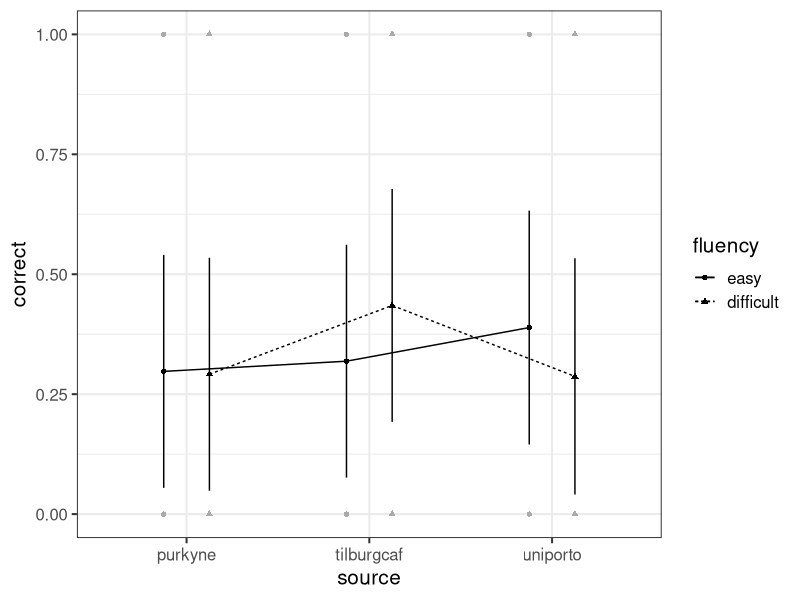
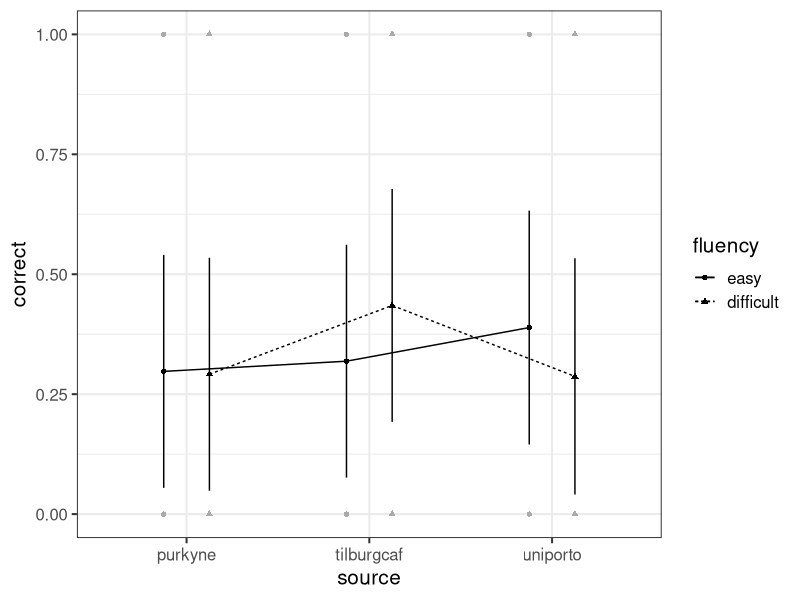
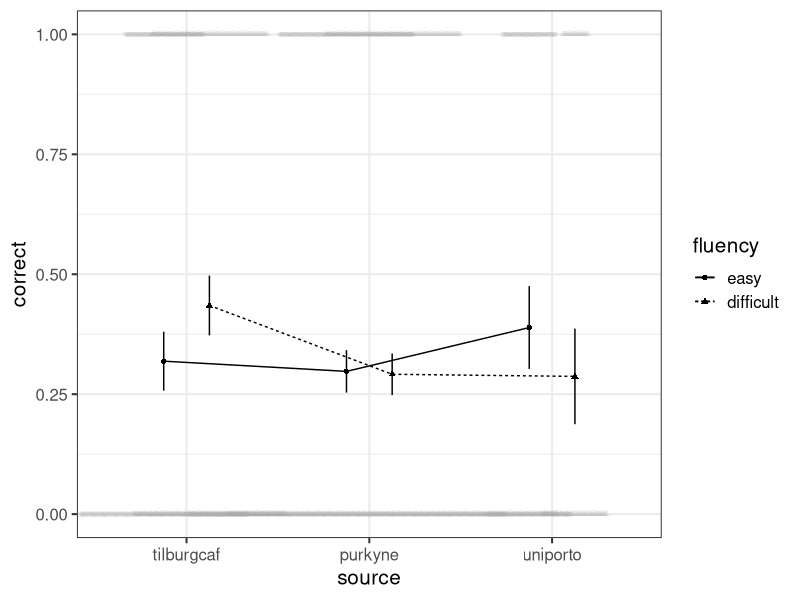
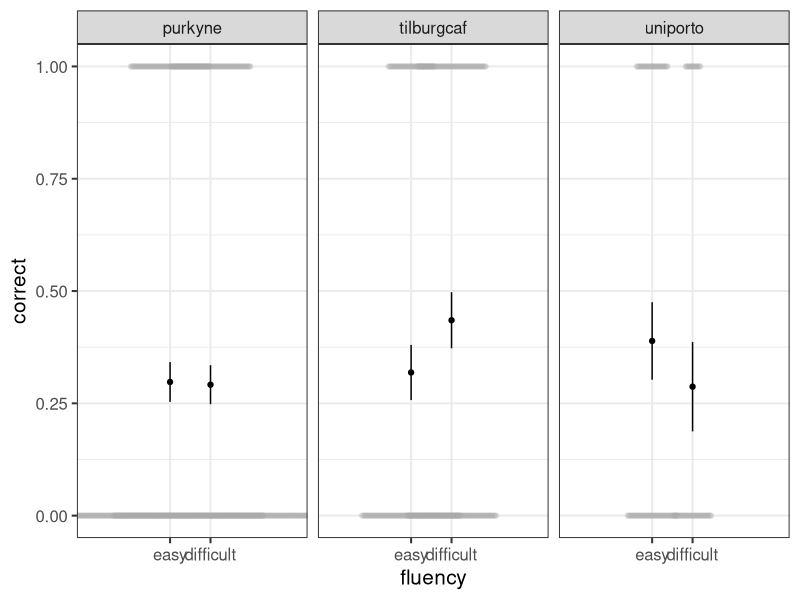
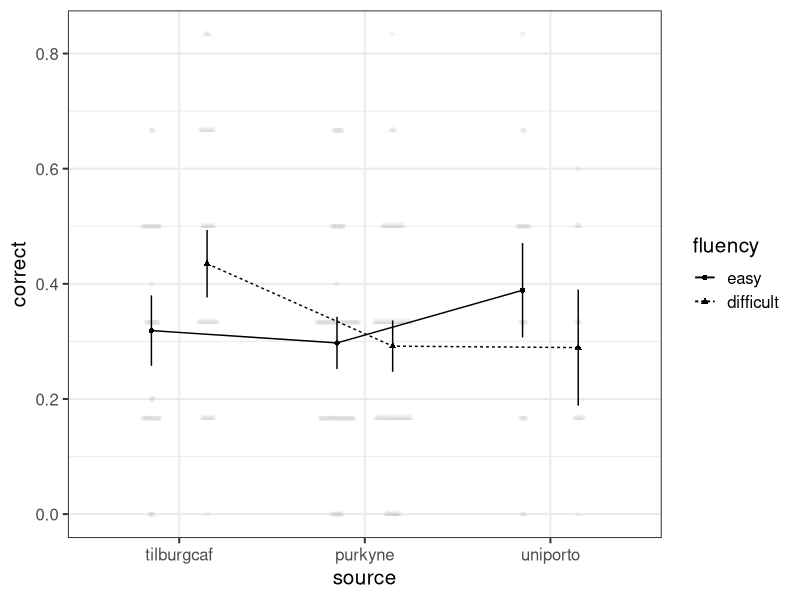

Here is the R script that generated these plots, in order:
## ---- chunk 1
knitr::opts_chunk$set(echo = TRUE, eval = TRUE)
## ---- chunk 2
## preparation and loading
library("tidyverse")
library("afex")
library("emmeans")
emm_options(lmer.df = "Satterthwaite")
theme_set(theme_bw(base_size = 15))
d <- read_csv("ml2_alter_selected.csv")
d <- d %>%
  mutate(
    source = factor(source),
    uID = factor(uID),
    syllogism = factor(syllogism),
    fluency = factor(fluency, levels = c("easy", "difficult"))
  )
str(d)
## ---- chunk 3
## 1. full model shows a singular fit:
m_max <-  mixed(correct ~ fluency*source + (1|uID) + (fluency*source|syllogism), d, 
                method = "S", progress = FALSE) ## suppress output
summary(m_max)$varcor
m_max
## ---- chunk 4
## r1. full model without correlations also shows singular fit
m_r1 <-  mixed(correct ~ fluency*source + (1|uID) + (fluency*source||syllogism), d, 
               method = "S", expand_re = TRUE, progress = FALSE)
summary(m_r1)$varcor

## r2. model without interaction still shows singular fit 
m_r2 <-  mixed(correct ~ fluency*source + (1|uID) + (fluency+source||syllogism), d, 
               method = "S", expand_re = TRUE, progress = FALSE)
summary(m_r2)$varcor

## r3. model with random slopes only for source still shows singular fit 
m_r3 <-  mixed(correct ~ fluency*source + (1|uID) + (source||syllogism), d, 
               method = "S", expand_re = TRUE, progress = FALSE)
summary(m_r3)$varcor

## r4. model with random slopes only for fluency still shows singular fit 
m_r4 <-  mixed(correct ~ fluency*source + (1|uID) + (fluency||syllogism), d, 
               method = "S", expand_re = TRUE, progress = FALSE)
summary(m_r4)$varcor

## r5. random intercept onloy model does not show singular fit
m_r5 <-  mixed(correct ~ fluency*source + (1|uID) + (1|syllogism), d, 
               method = "S", progress = FALSE)
summary(m_r5)$varcor
## ---- chunk 5
## full model shows significant interaction
m_max

# minimal model shows significant interaction
m_r5

# models in between also shows significant interaction
m_r4
## ---- chunk 6
emmeans(m_r5, "fluency", by = "source")

emmeans(m_r5, "fluency", by = "source") %>% 
  pairs()

## note, previous solution does not adequately control for multiple testing:
emmeans(m_r5, "fluency", by = "source") %>% 
  pairs() %>% 
  update(by = NULL) %>% 
  summary(adjust = "holm", infer = TRUE) # infer = TRUE gives CIs

## results very similar for full model
emmeans(m_max, "fluency", by = "source") %>% 
  pairs()

## ---- chunk 7
## something is wrong here:
afex_plot(m_r5, "source", "fluency")

## Maybe we can try with aggregating for each participant:
afex_plot(m_r5, "source", "fluency", random = "uID")

## For this plot, reordering the x-axis might be a good idea
#   and we might change a few more settings for data in bg
#   also, error bars look to wide given our knowledge of effect
afex_plot(m_r5, "source", "fluency", random = "uID", error = "mean",
          data_geom = ggbeeswarm::geom_beeswarm, 
          data_alpha = 0.15,
          data_arg = list(cex = 0.2, dodge.width = 0.5, color = "black")) + 
  scale_x_discrete(limits=c("tilburgcaf", "purkyne", "uniporto"))
## ---- chunk 8
## Maybe not different lines, but different panels? 
afex_plot(m_r5, panel = "source", x = "fluency", random = "uID", error = "mean",
          data_alpha = 0.15,
          data_arg = list(cex = 0.8, dodge.width = 0.5, color = "black"))
## ---- chunk 9
# m5_0 <-  mixed(correct ~ fluency*source*syllogism + (syllogism|uID), d, 
#                method = "S")
## cannot be estimated, as there are no replicates for participant:syllogism

m5 <-  mixed(correct ~ fluency*source*syllogism + (1|uID), d, 
               method = "S", progress = FALSE)
m5 ## important: no interaction of syllogism with fluency

emmeans(m5, "fluency", by = "source")

pairs(emmeans(m5, "fluency", by = "source"))

## ---- chunk 10

a6 <- aov_car(correct ~ fluency*source*syllogism + Error(uID/syllogism), d)
a6

## Compared to mixed model, ANOVA cannot handle partially missing data. 
## Those observations have to be excluded from the analysis.

pairs(emmeans(a6, "fluency", by = "source"))
## ---- chunk 11
afex_plot(m5, "source", "fluency", random = "uID", 
          data_geom = ggbeeswarm::geom_beeswarm, 
          data_alpha = 0.15, dodge = 0.6,
          data_arg = list(cex = 0.3, dodge.width = 0.6, color = "black")) + 
  scale_x_discrete(limits=c("tilburgcaf", "purkyne", "uniporto"))
